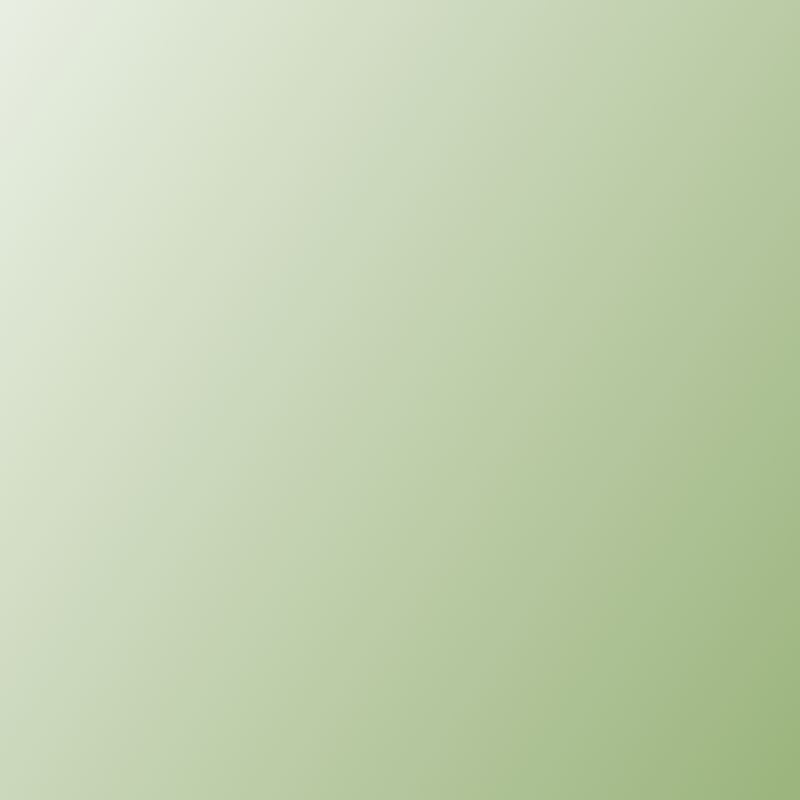
#> input picture media/im.png, 800 x 800 px
$ python drwHelper.py
#> lines starting #> are read from the running program, lines starting #| are printed output that depends on the picture; after the words box and inside, x2 and y2 are one past the last pixel; in counts of white or black regions, pixels touching at a corner belong together
### osHelper.py
#########################################################
# Author: sh-navid
#########################################################
'''
'''
#########################################################
# Add preprocessors
#########################################################
import os

#########################################################
# Functions
#########################################################
def getRoot(__file__):
    return os.path.abspath(os.path.dirname(__file__))

### drwHelper.py
#########################################################
# Author: sh-navid
#########################################################
'''
I want to add more functionality to opencv
'''
#########################################################
# Add preprocessors
#########################################################
import cv2
import math
import numpy as np
import osHelper as osh

#########################################################
# Constants
#########################################################
DEFAULT_COLOR = (128, 0, 200)
DEFAULT_TICKNESS = 5
DEFAULT_MARKER = cv2.MARKER_CROSS
DEFAULT_MARKER_SIZE = 5

#########################################################
# Functions
#########################################################


def drawMarker(im, pt, color=DEFAULT_COLOR, thickness=DEFAULT_TICKNESS, markerType=DEFAULT_MARKER, markerSize=DEFAULT_MARKER_SIZE):
    cv2.drawMarker(
        im,
        pos=pt,
        color=color,
        markerType=markerType,
        thickness=int(thickness),
        markerSize=markerSize,
        line_type=cv2.LINE_AA
    )


def drawStar(im, center, radius, points=5, rotation=-90, color=DEFAULT_COLOR, thickness=DEFAULT_TICKNESS):
    off, deg = 360/points, rotation
    pts = []
    for i in range(0, points):
        x = radius*math.cos(math.radians(deg))
        y = radius*math.sin(math.radians(deg))
        pos = (center[0]+x, center[1]+y)
        pts.append(pos)
        deg += off
    last, idx = pts[0], 0
    for i in range(0, points):
        idx += points-2
        if idx > points-1:
            idx -= points
        drawLine(im, last, pts[idx], color=color, thickness=thickness)
        last = pts[idx]


def drawPoly(im, pts, color=DEFAULT_COLOR, thickness=DEFAULT_TICKNESS):
    cv2.polylines(
        im,
        pts=[np.int32(pts)],
        isClosed=True,
        color=color,
        thickness=int(thickness),
        lineType=cv2.LINE_AA
    )


def drawLine(im, pt1, pt2, color=DEFAULT_COLOR, thickness=DEFAULT_TICKNESS, hasArrow=False):
    pt1 = [int(x) for x in pt1]
    pt2 = [int(x) for x in pt2]
    fn = cv2.line if not hasArrow else cv2.arrowedLine
    type = 'lineType' if not hasArrow else 'line_type'
    eval(f'''fn(
        im,
        pt1={pt1},
        pt2={pt2},
        color={color},
        thickness={int(thickness)},
        {type}=cv2.LINE_AA
    )''')


def drawCircle():
    pass


def drawTriangle(im, center, radius, rotation=-90, color=DEFAULT_COLOR, thickness=DEFAULT_TICKNESS):
    drawStar(im, center, radius, points=3, rotation=rotation,
             color=color, thickness=thickness)


def drawRect():
    pass


def drawSquare():
    pass


def drawOval():
    pass


def drawCurve(pt1, pt2, pt3, pt4):
    # https://en.wikipedia.org/wiki/B%C3%A9zier_curve
    pass


#########################################################
# Tests
#########################################################
if __name__ == '__main__':
    print('unit tests')
    dir = osh.getRoot(__file__)

    im = cv2.imread(dir+r'/media/im.png')
#> im is the input picture: shape (800, 800, 3); mean B, G, R 175.7, 209.2, 193.9
    h, w = im.shape[:2]
#> h = 800; w = 800

    # drawLine(im, (0, 0), (w//2, h//2), hasArrow=True)
    # drawPoly(im, [(0, 0), (w, h//2), (w//2, h)])

    drawStar(im, (w//4, h//4), w//8, color=(200, 100, 220))
#> after the loop in drawStar, `for i in range(0, points):`:
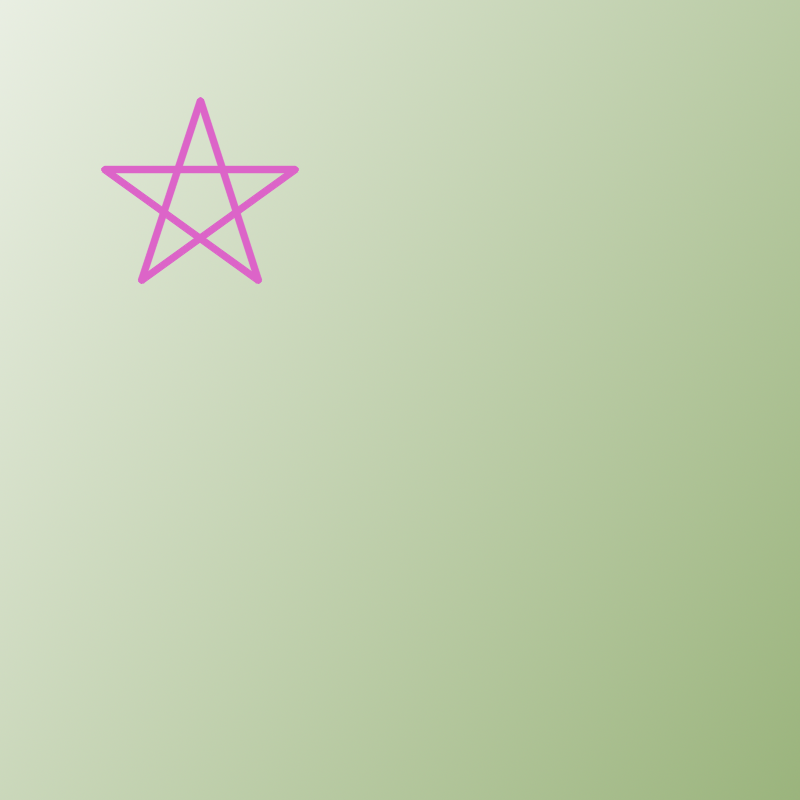
#> im: shape (800, 800, 3); 1.2% of pixels changed, all inside (x1, y1, x2, y2) = (101, 97, 299, 285)
#> after the loop in drawStar, `for i in range(0, points):`: idx = 0
    drawStar(im, (w-w//4, h//4), w//8, color=(150, 100, 220), points=7)
#> call 2 of drawStar, with center = (600, 200), radius = 100, points = 7, rotation = -90, color = (150, 100, 220), thickness = 5
#> after the loop in drawStar (call 2), `for i in range(0, points):`:
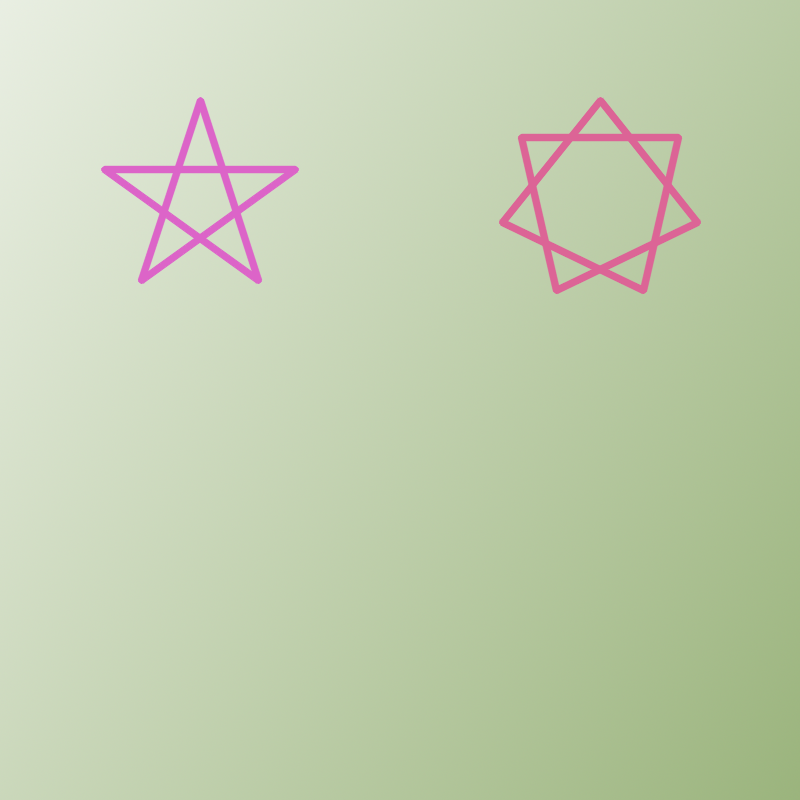
#> im: shape (800, 800, 3); 1.37% of pixels changed, all inside (x1, y1, x2, y2) = (499, 97, 702, 295)

    drawStar(im, (w//4, h-h//4), w//8, color=(41, 100, 220), points=9)
#> call 3 of drawStar, with center = (200, 600), radius = 100, points = 9, rotation = -90, color = (41, 100, 220), thickness = 5
#> after the loop in drawStar (call 3), `for i in range(0, points):`:
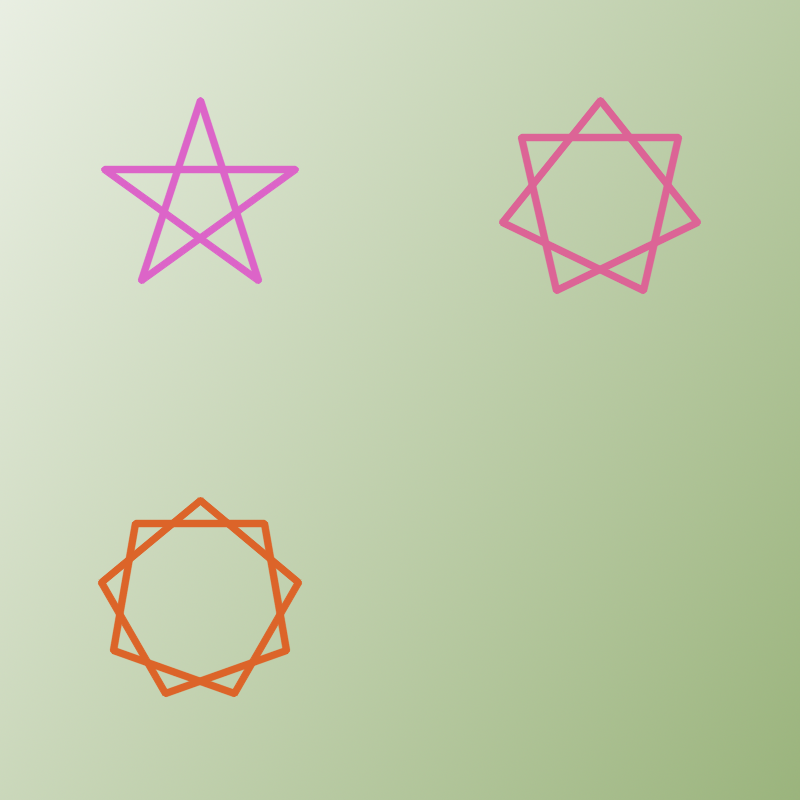
#> im: shape (800, 800, 3); 1.4% of pixels changed, all inside (x1, y1, x2, y2) = (97, 496, 303, 698)
    drawStar(im, (w-w//4, h-h//4), w//8, color=(41, 200, 50), points=11,thickness=15)
#> call 4 of drawStar, with center = (600, 600), radius = 100, points = 11, rotation = -90, color = (41, 200, 50), thickness = 15
#> after the loop in drawStar (call 4), `for i in range(0, points):`:
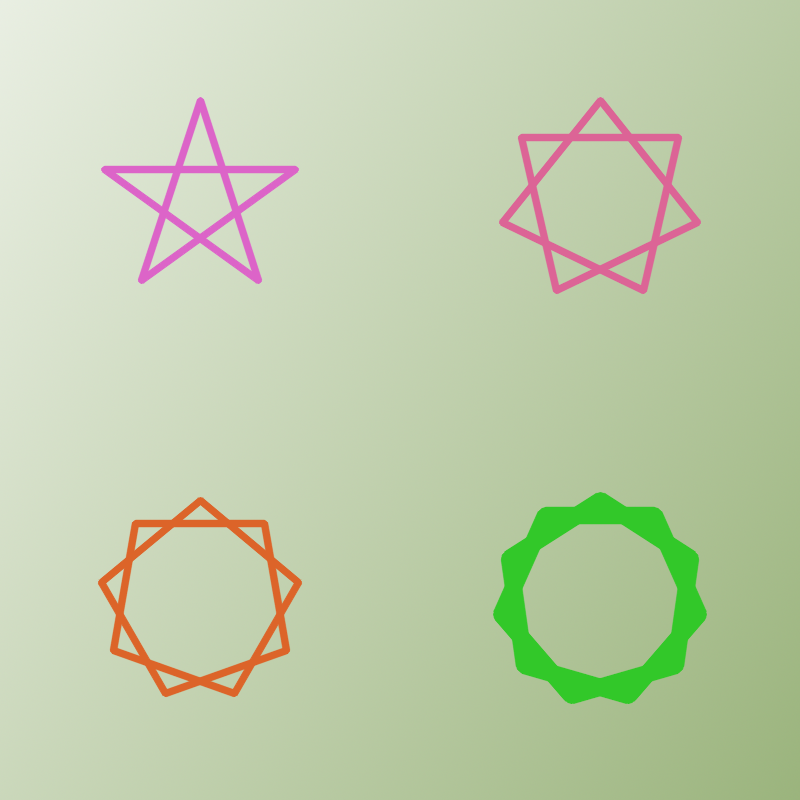
#> im: shape (800, 800, 3); 2.39% of pixels changed, all inside (x1, y1, x2, y2) = (493, 492, 707, 705)

    drawTriangle(im, (w//4, h//2), w//12, color=(50, 10, 220),thickness=20)
#> after the loop in drawStar (call 5), `for i in range(0, points):`:
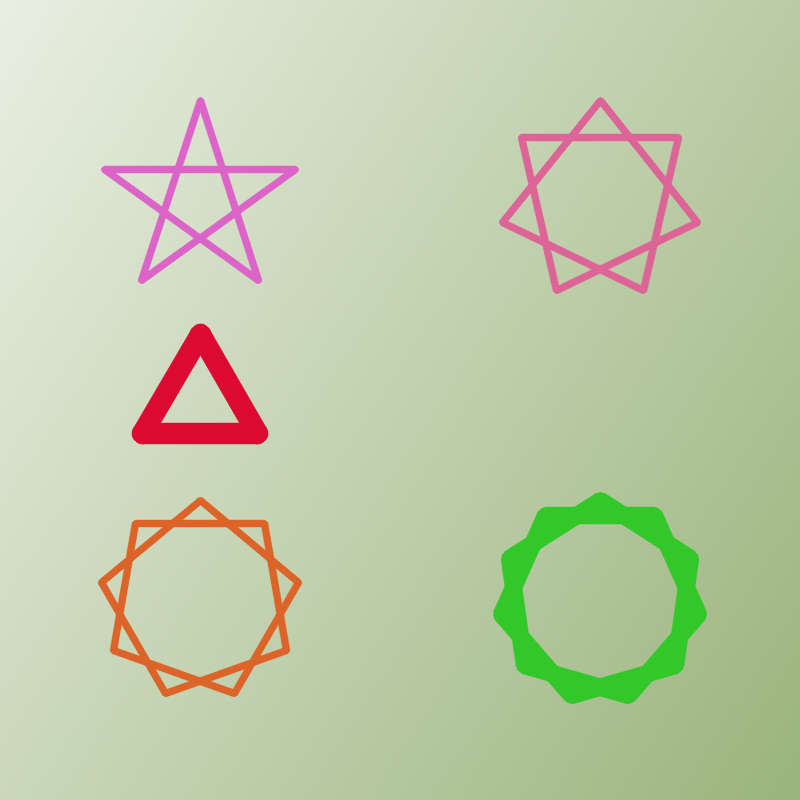
#> im: shape (800, 800, 3); 1.18% of pixels changed, all inside (x1, y1, x2, y2) = (131, 323, 269, 445)
    drawTriangle(im, (w-w//4, h//2), w//12, color=(220, 50, 100), rotation=45)
#> after the loop in drawStar (call 6), `for i in range(0, points):`:
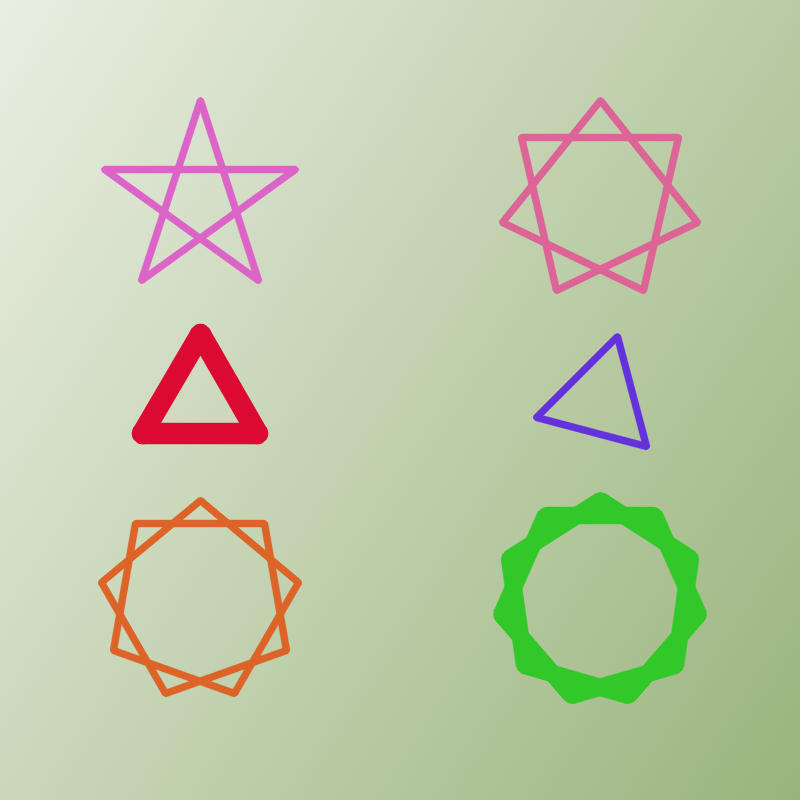
#> im: shape (800, 800, 3); 0.45% of pixels changed, all inside (x1, y1, x2, y2) = (532, 333, 651, 451)

    cv2.imshow('Test', im)
    cv2.waitKey(0)
    cv2.destroyAllWindows()
